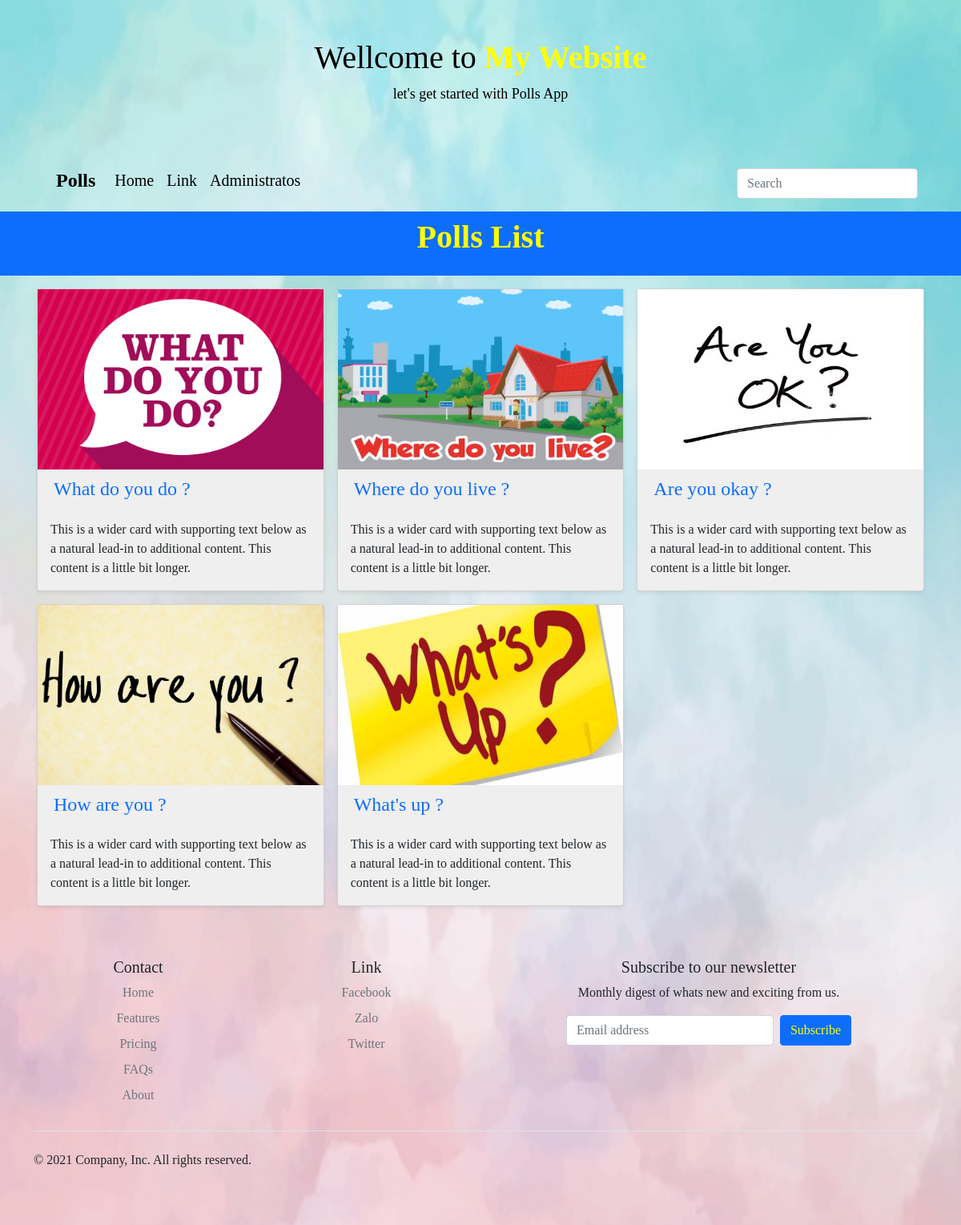
The page / on the database its author committed.
### polls/models.py (models this page shows, shortened)
class Question(models.Model):
    question_text = models.CharField(max_length=200)
    pub_date = models.DateTimeField('date published')

### polls/views.py (the view)
# urls.py: path('', views.IndexView.as_view(), name='index'),
class IndexView(generic.ListView):
    template_name = 'polls/index.html'
    context_object_name = 'latest_question_list'
    def get_queryset(self):
        return Question.objects.filter(
            pub_date__lte=timezone.now()
        ).order_by('-pub_date')[:5]

### polls/templates/polls/index.html
{% extends 'polls/Base.html' %}
{% block title %}
    <h1><p><strong>Polls List</strong></p></h1>
{% endblock %}
{% if latest_question_list %}
    {% block content %}
        <div class="list-item">
            <div class="row row-cols-1 row-cols-sm-2 row-cols-md-3 g-3">
                {% for question in latest_question_list %}
                    <div class="col">
                        <div class="card shadow-sm" style="background-color: #efefef;">
                            <img src="../static/polls/images/{{ question.question_text }}.jpg" width="auto" height="225px">
                                <h4 style="padding: 10px 0px 0px 20px;">
                                    <a class="question" href="{% url 'polls:detail' question.id %}">{{ question.question_text }} ?</a>
                                </h4>
                            <div class="card-body">
                                <p class="card-text">
                                    This is a wider card with supporting text below as a natural lead-in to additional content.
                                    This content is a little bit longer.
                                </p>
                            </div>
                        </div>
                    </div>
                {% endfor %}
            </div>
        </div>
    {% endblock %}
{% else %}
    {% block conten %}
    <p>No polls are available.</p>
    {% endblock %}
{% endif %}

### polls/templates/polls/Base.html (shortened to what this page needs)
{% load static %}
<!DOCTYPE html>
<html lang="en">
<head>
    <link href="https://cdn.jsdelivr.net/npm/bootstrap@5.1.2/dist/css/bootstrap.min.css" rel="stylesheet">
    <link rel="stylesheet" type="text/css" href="{% static 'polls/style.css' %}">
</head>
<body>
    <header>
        <div class="container-fuild p-5 text-black text-center">
            <h1>Wellcome to <strong><a href="{% url 'polls:index' %}">My Website</a></strong></h1>
            <p>let's get started with Polls App</p>
        </div>
    </header>
    <div class="menu">
        <div class="container text-black text-center">
            <nav class="navbar navbar-expand-lg bg=dark" aria-label="Ninth navbar example">
                <div class="container-xl">
                    <a class="nav-link" href="{% url 'polls:index' %}"><h4><strong>Polls</strong></h4></a>
                    <div class="collapse navbar-collapse" id="navbarsExample07XL">
                        <ul class="navbar-nav me-auto mb-2 mb-lg-0">
                            <li class="nav-item">
                                <a class="nav-link" aria-current="page" href="#"><h5>Home</h5></a>
                            </li>
                            <li class="nav-item">
                                <a class="nav-link" href="#"><h5>Link</h5></a>
                            </li>
                            <li class="nav-item">
                                <a class="nav-link" href="{% url 'admin:index' %}"><h5>Administratos</h5></a>
                            </li>
                        </ul>
                        <form>
                            <input class="form-control" type="text" placeholder="Search" aria-label="Search">
                        </form>
                    </div>
                </div>
            </nav>
        </div>
    </div>
    <div class="title">
        <div class="container-fuild p-2 text-center">
            {% block title %}
            {% endblock%}
        </div>
    </div>
    <div class="container p-3">
        {% block content %}
        {% endblock %}
    </div>
    <div class="container text-center">
        <footer class="py-5">
            <div class="row">
                <div class="col-3">
                    <h5>Contact</h5>
                    <ul class="nav flex-column">
                        <li class="nav-item mb-2"><a href="#" class="nav-link p-0 text-muted">Home</a></li>
                        <li class="nav-item mb-2"><a href="#" class="nav-link p-0 text-muted">Features</a></li>
                        <li class="nav-item mb-2"><a href="#" class="nav-link p-0 text-muted">Pricing</a></li>
                        <li class="nav-item mb-2"><a href="#" class="nav-link p-0 text-muted">FAQs</a></li>
                        <li class="nav-item mb-2"><a href="#" class="nav-link p-0 text-muted">About</a></li>
                    </ul>
                </div>
                <div class="col-3">
                    <h5>Link</h5>
                    <ul class="nav flex-column">
                        <li class="nav-item mb-2"><a href="#" class="nav-link p-0 text-muted">Facebook</a></li>
                        <li class="nav-item mb-2"><a href="#" class="nav-link p-0 text-muted">Zalo</a></li>
                        <li class="nav-item mb-2"><a href="#" class="nav-link p-0 text-muted">Twitter</a></li>
                    </ul>
                </div>
                <div class="col-4 offset-1">
                    <form>
                        <h5>Subscribe to our newsletter</h5>
                        <p>Monthly digest of whats new and exciting from us.</p>
                        <div class="d-flex w-100 gap-2">
                            <input id="newsletter1" type="text" class="form-control" placeholder="Email address">
                            <button class="btn btn-primary" type="button" style="color: yellow;">Subscribe</button>
                        </div>
                    </form>
                </div>
            </div>
            <div class="d-flex justify-content-between py-4 my-4 border-top">
                <p>&copy; 2021 Company, Inc. All rights reserved.</p>
                <ul class="list-unstyled d-flex">
                    <li class="ms-3"><a class="link-dark" href="#"><svg class="bi" width="24" height="24"><use xlink:href="#twitter"/></svg></a></li>
                    <li class="ms-3"><a class="link-dark" href="#"><svg class="bi" width="24" height="24"><use xlink:href="#instagram"/></svg></a></li>
                    <li class="ms-3"><a class="link-dark" href="#"><svg class="bi" width="24" height="24"><use xlink:href="#facebook"/></svg></a></li>
                </ul>
            </div>
        </footer>
    </div>
</body>
</html>

### polls/static/polls/style.css (style rules this page uses)
* { font-family: "Comic Sans MS" }
header { font-size: large; }
.title { background-color: #0d6efd; }
a { color: yellow; text-decoration: none; }
h1 p { color: yellow; }
.question { color: #0d6efd; text-decoration: none; }
.nav-link { border-bottom-left-radius: 13px; border-top-right-radius: 13px; color: black; }
body { width: 100vw; height: 100vh; background: white url("images/background.jpg"); background-repeat: no-repeat; background-attachment: fixed; background-size: 100% 100%; }

### rows shown on the page
Question: question_text (picture), question_text "What do you do"
Question: question_text (picture), question_text "Where do you live"
Question: question_text (picture), question_text "Are you okay"
Question: question_text (picture), question_text "How are you"
Question: question_text (picture), question_text "What's up"
